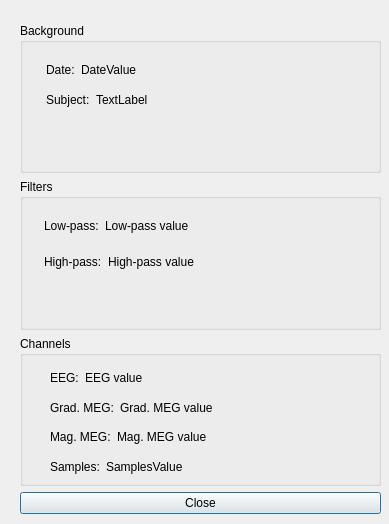
<?xml version="1.0" encoding="UTF-8"?>
<ui version="4.0">
 <class>infoDialog</class>
 <widget class="QDialog" name="infoDialog">
  <property name="geometry">
   <rect>
    <x>0</x>
    <y>0</y>
    <width>389</width>
    <height>524</height>
   </rect>
  </property>
  <property name="sizePolicy">
   <sizepolicy hsizetype="Preferred" vsizetype="Preferred">
    <horstretch>0</horstretch>
    <verstretch>0</verstretch>
   </sizepolicy>
  </property>
  <property name="windowTitle">
   <string>Measurement info</string>
  </property>
  <widget class="QWidget" name="">
   <property name="geometry">
    <rect>
     <x>20</x>
     <y>23</y>
     <width>361</width>
     <height>491</height>
    </rect>
   </property>
   <layout class="QVBoxLayout" name="verticalLayout_5">
    <item>
     <layout class="QVBoxLayout" name="verticalLayout">
      <item>
       <widget class="QGroupBox" name="metaBox">
        <property name="title">
         <string>Background</string>
        </property>
        <widget class="QWidget" name="">
         <property name="geometry">
          <rect>
           <x>26</x>
           <y>35</y>
           <width>271</width>
           <height>54</height>
          </rect>
         </property>
         <layout class="QVBoxLayout" name="verticalLayout_2">
          <item>
           <layout class="QGridLayout" name="gridLayout_3">
            <item row="0" column="0">
             <widget class="QLabel" name="labelDate">
              <property name="text">
               <string>Date:</string>
              </property>
             </widget>
            </item>
            <item row="0" column="1">
             <widget class="QLabel" name="labelDateValue">
              <property name="sizePolicy">
               <sizepolicy hsizetype="Expanding" vsizetype="Preferred">
                <horstretch>0</horstretch>
                <verstretch>0</verstretch>
               </sizepolicy>
              </property>
              <property name="text">
               <string>DateValue</string>
              </property>
             </widget>
            </item>
           </layout>
          </item>
          <item>
           <layout class="QHBoxLayout" name="horizontalLayout">
            <item>
             <widget class="QLabel" name="labelSubject">
              <property name="text">
               <string>Subject:</string>
              </property>
             </widget>
            </item>
            <item>
             <widget class="QLabel" name="labelSubjectValue">
              <property name="sizePolicy">
               <sizepolicy hsizetype="Expanding" vsizetype="Preferred">
                <horstretch>0</horstretch>
                <verstretch>0</verstretch>
               </sizepolicy>
              </property>
              <property name="text">
               <string>TextLabel</string>
              </property>
             </widget>
            </item>
           </layout>
          </item>
         </layout>
        </widget>
        <zorder>layoutWidget</zorder>
        <zorder></zorder>
        <zorder>filtersBox</zorder>
       </widget>
      </item>
      <item>
       <widget class="QGroupBox" name="filtersBox">
        <property name="title">
         <string>Filters</string>
        </property>
        <widget class="QWidget" name="">
         <property name="geometry">
          <rect>
           <x>24</x>
           <y>32</y>
           <width>272</width>
           <height>65</height>
          </rect>
         </property>
         <layout class="QVBoxLayout" name="verticalLayout_3">
          <item>
           <layout class="QHBoxLayout" name="horizontalLayout_3">
            <item>
             <widget class="QLabel" name="labelLow">
              <property name="lineWidth">
               <number>1</number>
              </property>
              <property name="text">
               <string>Low-pass:</string>
              </property>
              <property name="scaledContents">
               <bool>true</bool>
              </property>
             </widget>
            </item>
            <item>
             <widget class="QLabel" name="labelLowValue">
              <property name="sizePolicy">
               <sizepolicy hsizetype="Expanding" vsizetype="Preferred">
                <horstretch>0</horstretch>
                <verstretch>0</verstretch>
               </sizepolicy>
              </property>
              <property name="text">
               <string>Low-pass value</string>
              </property>
             </widget>
            </item>
           </layout>
          </item>
          <item>
           <layout class="QHBoxLayout" name="horizontalLayout_2">
            <item>
             <widget class="QLabel" name="labelHigh">
              <property name="text">
               <string>High-pass:</string>
              </property>
             </widget>
            </item>
            <item>
             <widget class="QLabel" name="labelHighValue">
              <property name="sizePolicy">
               <sizepolicy hsizetype="Expanding" vsizetype="Preferred">
                <horstretch>0</horstretch>
                <verstretch>0</verstretch>
               </sizepolicy>
              </property>
              <property name="text">
               <string>High-pass value</string>
              </property>
             </widget>
            </item>
           </layout>
          </item>
         </layout>
        </widget>
       </widget>
      </item>
      <item>
       <widget class="QGroupBox" name="channelsBox">
        <property name="title">
         <string>Channels</string>
        </property>
        <widget class="QWidget" name="">
         <property name="geometry">
          <rect>
           <x>30</x>
           <y>30</y>
           <width>261</width>
           <height>112</height>
          </rect>
         </property>
         <layout class="QVBoxLayout" name="verticalLayout_4">
          <item>
           <layout class="QHBoxLayout" name="horizontalLayout_4">
            <item>
             <widget class="QLabel" name="labelEEG">
              <property name="text">
               <string>EEG:</string>
              </property>
             </widget>
            </item>
            <item>
             <widget class="QLabel" name="labelEEGValue">
              <property name="sizePolicy">
               <sizepolicy hsizetype="Expanding" vsizetype="Preferred">
                <horstretch>0</horstretch>
                <verstretch>0</verstretch>
               </sizepolicy>
              </property>
              <property name="text">
               <string>EEG value</string>
              </property>
             </widget>
            </item>
           </layout>
          </item>
          <item>
           <layout class="QHBoxLayout" name="horizontalLayout_5">
            <item>
             <widget class="QLabel" name="labelGradMEG">
              <property name="text">
               <string>Grad. MEG:</string>
              </property>
             </widget>
            </item>
            <item>
             <widget class="QLabel" name="labelGradMEGValue">
              <property name="sizePolicy">
               <sizepolicy hsizetype="Expanding" vsizetype="Preferred">
                <horstretch>0</horstretch>
                <verstretch>0</verstretch>
               </sizepolicy>
              </property>
              <property name="text">
               <string>Grad. MEG value</string>
              </property>
             </widget>
            </item>
           </layout>
          </item>
          <item>
           <layout class="QHBoxLayout" name="horizontalLayout_6">
            <item>
             <widget class="QLabel" name="labelMagMEG">
              <property name="text">
               <string>Mag. MEG:</string>
              </property>
             </widget>
            </item>
            <item>
             <widget class="QLabel" name="labelMagMEGValue">
              <property name="sizePolicy">
               <sizepolicy hsizetype="Expanding" vsizetype="Preferred">
                <horstretch>0</horstretch>
                <verstretch>0</verstretch>
               </sizepolicy>
              </property>
              <property name="text">
               <string>Mag. MEG value</string>
              </property>
             </widget>
            </item>
           </layout>
          </item>
          <item>
           <layout class="QHBoxLayout" name="horizontalLayout_7">
            <item>
             <widget class="QLabel" name="labelSamples">
              <property name="text">
               <string>Samples:</string>
              </property>
             </widget>
            </item>
            <item>
             <widget class="QLabel" name="labelSamplesValue">
              <property name="sizePolicy">
               <sizepolicy hsizetype="Expanding" vsizetype="Preferred">
                <horstretch>0</horstretch>
                <verstretch>0</verstretch>
               </sizepolicy>
              </property>
              <property name="text">
               <string>SamplesValue</string>
              </property>
             </widget>
            </item>
           </layout>
          </item>
         </layout>
        </widget>
       </widget>
      </item>
     </layout>
    </item>
    <item>
     <widget class="QPushButton" name="ButtonClose">
      <property name="text">
       <string>Close</string>
      </property>
     </widget>
    </item>
   </layout>
  </widget>
  <zorder>layoutWidget</zorder>
  <zorder>ButtonClose</zorder>
 </widget>
 <resources/>
 <connections/>
</ui>
